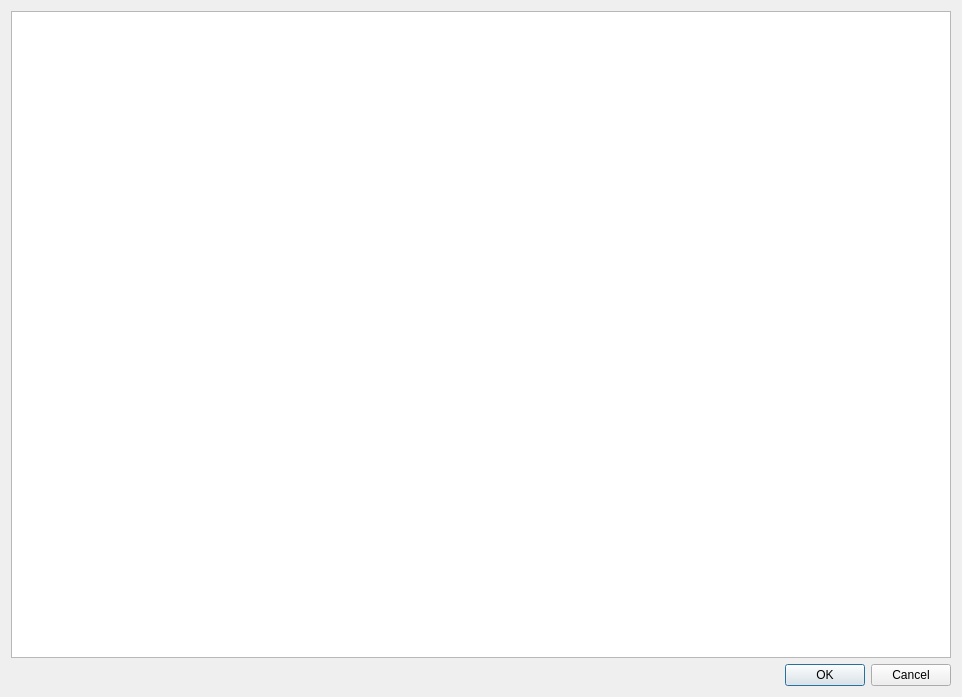
<?xml version="1.0" encoding="UTF-8"?>
<ui version="4.0">
 <class>CuvetteLocationConfigurationDialog</class>
 <widget class="QDialog" name="CuvetteLocationConfigurationDialog">
  <property name="geometry">
   <rect>
    <x>0</x>
    <y>0</y>
    <width>962</width>
    <height>697</height>
   </rect>
  </property>
  <property name="windowTitle">
   <string>Cuvette configuration</string>
  </property>
  <layout class="QGridLayout" name="gridLayout">
   <item row="0" column="0">
    <widget class="CuvetteLocationConfigurationTable" name="tableView">
     <property name="alternatingRowColors">
      <bool>true</bool>
     </property>
     <property name="selectionMode">
      <enum>QAbstractItemView::NoSelection</enum>
     </property>
     <property name="selectionBehavior">
      <enum>QAbstractItemView::SelectItems</enum>
     </property>
     <property name="showGrid">
      <bool>false</bool>
     </property>
     <attribute name="horizontalHeaderStretchLastSection">
      <bool>true</bool>
     </attribute>
     <attribute name="verticalHeaderVisible">
      <bool>false</bool>
     </attribute>
    </widget>
   </item>
   <item row="1" column="0">
    <widget class="QDialogButtonBox" name="buttonBox">
     <property name="orientation">
      <enum>Qt::Horizontal</enum>
     </property>
     <property name="standardButtons">
      <set>QDialogButtonBox::Cancel|QDialogButtonBox::Ok</set>
     </property>
    </widget>
   </item>
  </layout>
 </widget>
 <customwidgets>
  <customwidget>
   <class>CuvetteLocationConfigurationTable</class>
   <extends>QTableView</extends>
   <header>../ui/cuvettelocationconfigurationtable.h</header>
  </customwidget>
 </customwidgets>
 <resources/>
 <connections>
  <connection>
   <sender>buttonBox</sender>
   <signal>accepted()</signal>
   <receiver>CuvetteLocationConfigurationDialog</receiver>
   <slot>accept()</slot>
   <hints>
    <hint type="sourcelabel">
     <x>248</x>
     <y>254</y>
    </hint>
    <hint type="destinationlabel">
     <x>157</x>
     <y>274</y>
    </hint>
   </hints>
  </connection>
  <connection>
   <sender>buttonBox</sender>
   <signal>rejected()</signal>
   <receiver>CuvetteLocationConfigurationDialog</receiver>
   <slot>reject()</slot>
   <hints>
    <hint type="sourcelabel">
     <x>316</x>
     <y>260</y>
    </hint>
    <hint type="destinationlabel">
     <x>286</x>
     <y>274</y>
    </hint>
   </hints>
  </connection>
 </connections>
</ui>
